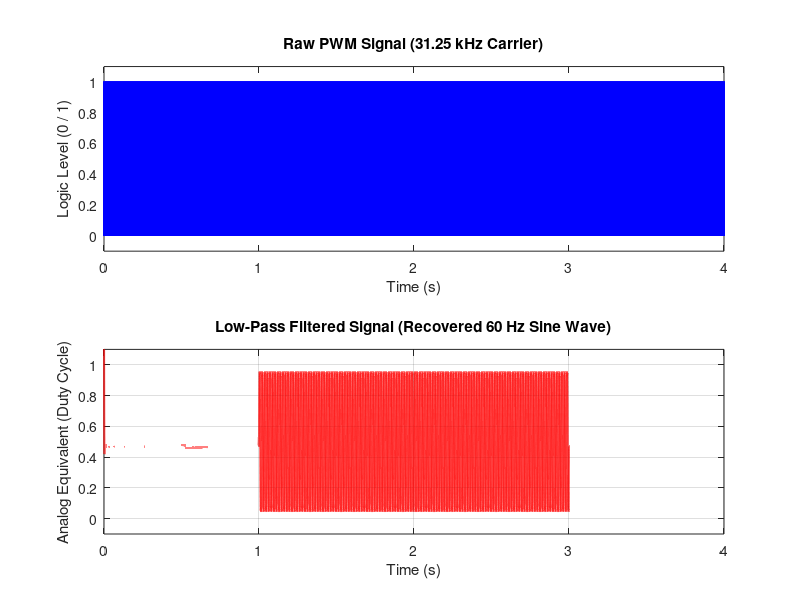

Source code (MATLAB):
% -------------------------------------------------------------------------
% MATLAB script to simulate 60Hz PWM stimulus with 100ms raised cosine fade
% -------------------------------------------------------------------------

% 1. Define Time and Frequency parameters
Fs = 500e3;              % 500 kHz sampling rate (high enough to resolve 31.25kHz PWM)
t = 0:(1/Fs):(4 - 1/Fs); % 4 seconds total (1s off, 2s on, 1s off)

f_pwm = 31250;           % PWM frequency in Hz (matches desiredPWMFrequency)
f_sine = 60;             % Stimulus frequency in Hz
fade_duration = 0;     % 100 ms fade-in/out (matches FADE_DURATION_MS)

% 2. Generate the Stimulus Envelope (Raised Cosine Fade)
% 1s OFF (50%), 2s ON (stimulus), 1s OFF (50%)
env = zeros(size(t));
stim_start = 1;
stim_end = 3;

for i = 1:length(t)
    if t(i) >= stim_start && t(i) < (stim_start + fade_duration)
        % Fade in (Raised Cosine)
        phase = pi * (t(i) - stim_start) / fade_duration;
        env(i) = (1 - cos(phase)) / 2;
    elseif t(i) >= (stim_start + fade_duration) && t(i) <= (stim_end - fade_duration)
        % Full stimulus max amplitude
        env(i) = 1;
    elseif t(i) > (stim_end - fade_duration) && t(i) <= stim_end
        % Fade out (Raised Cosine)
        phase = pi * (t(i) - (stim_end - fade_duration)) / fade_duration;
        env(i) = (1 + cos(phase)) / 2;
    end
end

% 3. Calculate Duty Cycle 
% 0.5 (MidLumi) base, modulated by the envelope and the sine wave
duty_cycle = 0.5 + (0.5 * env .* sin(2 * pi * f_sine * t));

% 4. Generate Phase-Correct PWM (Triangle carrier)
% sawtooth(..., 0.5) generates a symmetric triangle wave (-1 to 1)
carrier = 0.5 * sawtooth(2 * pi * f_pwm * t, 0.5) + 0.5;
pwm_sig = double(duty_cycle > carrier);

% 5. Low-pass Filter to recover the 60 Hz sine wave
fc = 200; % Cutoff frequency 200 Hz (keeps 60Hz, removes 31.25kHz)
[b, a] = butter(2, fc / (Fs / 2), 'low');
pwm_filtered = filtfilt(b, a, pwm_sig);

% -------------------------------------------------------------------------
% Plotting
% -------------------------------------------------------------------------
figure('Name', '60Hz Sine PWM Stimulus Simulation', 'Color', 'w', 'Position', [100, 100, 800, 600]);

% Top Plot: Raw PWM Signal
ax1 = subplot(2, 1, 1);
plot(t, pwm_sig, 'b', 'LineWidth', 0.00001);
title('Raw PWM Signal (31.25 kHz Carrier)');
xlabel('Time (s)');
ylabel('Logic Level (0 / 1)');
ylim([-0.1 1.1]);

% Bottom Plot: Low-pass Filtered Signal
ax2 = subplot(2, 1, 2);
plot(t, pwm_filtered, 'r', 'LineWidth', 1.5);
title('Low-Pass Filtered Signal (Recovered 60 Hz Sine Wave)');
xlabel('Time (s)');
ylabel('Analog Equivalent (Duty Cycle)');
ylim([-0.1 1.1]);
grid on;

% Link the X-axes so zooming on one zooms on the other
linkaxes([ax1, ax2], 'x');

disp('Simulation complete! Note: Zoom in heavily on the X-axis of the top plot to see individual PWM pulses.');
